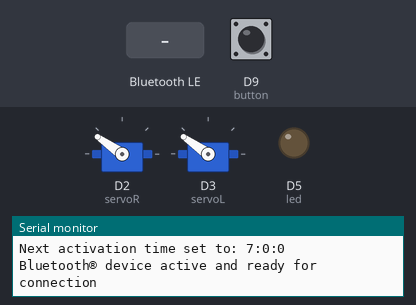
Bench run of a sketch on a simulated Arduino MKR. On the bench: 2 × servo, output pins drawn as LEDs (lit = HIGH), the last lines printed to the serial monitor. The test bench sets the inputs (shaded band); at power-on: D9 (button) LOW. WiFi joins after 1.5 s; servers stay silent unless stated; network time is answered at once with the bench clock; the local clock reads 2024-03-15 10:24:30 at power-on unless the sketch sets it; nothing arrives over Bluetooth unless stated; a phone connects over Bluetooth LE 3 s after start; not simulated (calls return 0 or success): secret.h.

Above: at 2.7 s.
2.8 s: D9 (button) pulled HIGH for 0.15 s
At 5.8 s:
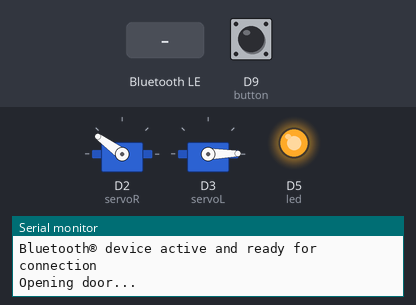
At 8.27 s:
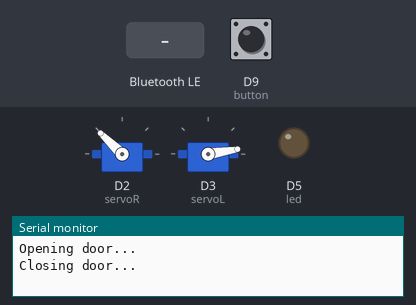
8.8 s: D9 (button) pulled HIGH for 3.2 s
At 12.15 s:
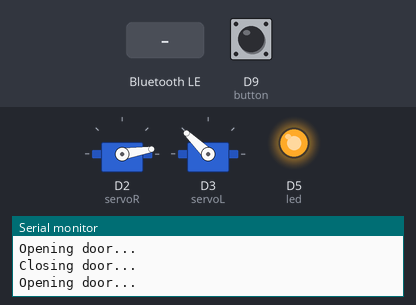
13.5 s: Bluetooth LE write "1" received
Timing chart, 0 to 28.2 s (numbered marks = the images above; inputs shaded):
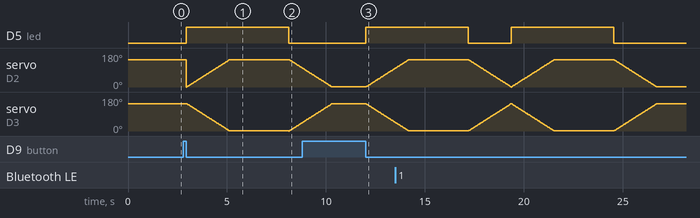

The sketch:

sketch_feb8a.ino
```cpp
#include <ArduinoBLE.h>
#include <Servo.h>
#include <RTCZero.h>
#include <NTPClient.h>
#include <WiFiNINA.h>
#include <WiFiUdp.h>

/* Contains configuration variables for controlling door */
#include "configurations.h"
/* Contains WiFi credentials */
#include "secret.h"

/* Servo objects that control the door */
Servo servoL, servoR;
/* Button to activate door set to digital pin 9 (interrupt pin) */
const int button = 9;
/* Led to signal door sequence set to digital pin 5 */
const int led = 5;
/* Boolean for button to trigger door sequence */
bool buttonActivate = false;

// Bluetooth service for peripheral device (Arduino)
BLEService doorControlService("180A");
// remote device can read/write to characteristic
BLEByteCharacteristic servoCharacteristic("2A57", BLERead | BLEWrite);

/* Using internal RTC of microcontroller to set automatic door activation */
RTCZero alarm;
WiFiUDP udpSocket;
NTPClient timeClient(udpSocket, "us.pool.ntp.org", -18000); // offset of 5 hours (UTC-5)
/* Intialized string needed for string addition when printing out time */
String colon = ":";
/* Boolean for RTC alarm to trigger door sequence */
bool alarmActivate = false;

void setup() {
  Serial.begin(9600);

  WiFi.begin(SSID, PASS);
  if ( WiFi.status() != WL_CONNECTED ){
    Serial.println("Wifi cannot connect...");
    while (1);
  }
  Serial.println("Wifi connected");

  // initalizes RTCZero lib
  alarm.begin();
  // updates alarm time from NTP server
  timeClient.begin();
  timeClient.update();
  int hour = timeClient.getHours(), minute = timeClient.getMinutes(), second = timeClient.getSeconds();
  Serial.print("Updating RTC to ");
  Serial.println(hour + colon + minute + colon + second);
  alarm.setTime(hour, minute, second);
  // schedule time for automatic door activation
  adjustAlarmTime();
  alarm.enableAlarm(alarm.MATCH_HHMMSS);
  alarm.attachInterrupt(toggleAlarmActivate);

  // attached to PWM pin
  servoR.attach(2);
  servoL.attach(3);
  // set to initial closed position
  servoR.write(MAX_POS);
  servoL.write(MAX_POS);
  // button code linked to interrupt
  pinMode(button, INPUT_PULLDOWN); // don't need pulldown resistor on the circuit
  attachInterrupt(digitalPinToInterrupt(button), toggleButtonActivate, FALLING);
  pinMode(led, OUTPUT);

  /* Following code is taken from ArduinoBLE library example code */

  // begin initialization
  if (!BLE.begin()){
    Serial.println("Starting Bluetooth® Low Energy module failed!");
    while (1);
  }

  // set local name peripheral advertises
  BLE.setLocalName("Dog Feeder");
  // set up UUID for the service peripheral advertises
  BLE.setAdvertisedService(doorControlService);
  // add characteristics to service
  doorControlService.addCharacteristic(servoCharacteristic);
  // add service
  BLE.addService(doorControlService);
  // set initial value
  servoCharacteristic.writeValue(0);
  // start advertising
  BLE.advertise();

  Serial.println("Bluetooth® device active and ready for connection");

}


void loop() {
  // poll for Bluetooth events
  BLE.poll();

  // triggers are physical button press or Bluetooth write
  if (buttonActivate || alarmActivate || (servoCharacteristic.written() && servoCharacteristic.value())){
    doorSequence();
    if (buttonActivate) toggleButtonActivate(); // only necessary if physical button was pressed - reset to close
    else if (alarmActivate) toggleAlarmActivate(); // resets to false
  }
}


void toggleButtonActivate(){
  buttonActivate = !buttonActivate;
}

void toggleAlarmActivate(){
  alarmActivate = !alarmActivate;
  if (alarmActivate) adjustAlarmTime(); // only adjust time when triggered by RTC
}

void doorSequence(){
  openSesame();
  delay(DELAY * 1000);
  closeSesame();
}

/*
  Opens the door
*/
void openSesame(){
  digitalWrite(led, HIGH);
  Serial.println("Opening door...");
  for (int pos = MAX_POS; pos > MIN_POS; pos--){
    servoR.write(MAX_POS - pos);
    servoL.write(pos);
    delay(SPEED);
  }
}

/*
  Closes the door
*/
void closeSesame(){
  digitalWrite(led, LOW);
  Serial.println("Closing door...");
  for (int pos = MIN_POS; pos < MAX_POS; pos++){
    servoR.write(MAX_POS - pos);
    servoL.write(pos);
    delay(SPEED);
  }
}

/*
  Changes alarm time to next sequential time in
  ALARM_TIMES
*/
void adjustAlarmTime(){
  static int i = 0;
  const int* time = ALARM_TIMES[i];
  alarm.setAlarmTime(time[0], time[1], time[2]);
  Serial.print("Next activation time set to: ");
  Serial.println(time[0] + colon + time[1] + colon + time[2]);
  i = (i+1) % ALARM_TIMES_SIZE; // cycles through the indices
}
```

configurations.h
```cpp
/*
  This file contains configuration variables used to adjust the functionality of the door.
*/

#ifndef CONFIGURATIONS_H
#define CONFIGURATIONS_H

const int MIN_POS = 0;    // final position when door is open
const int MAX_POS = 145;  // final position when door is close
const int SPEED = 15;     // how fast the door opens (smaller -> faster)
const int DELAY = 3;      // time to wait between opening and closing (secs)

const int ALARM_TIMES_SIZE = 2;
const int ALARM_TIMES[][3] = {{7, 00, 00}, {19,00,00}}; // must enter second dimension

#endif
```

Measured:
- after the input at 2.8 s, D5 (led): LOW → HIGH after 0.15 s, → LOW 5.2 s later
- after the input at 8.8 s, D5 (led): LOW → HIGH after 3.2 s
